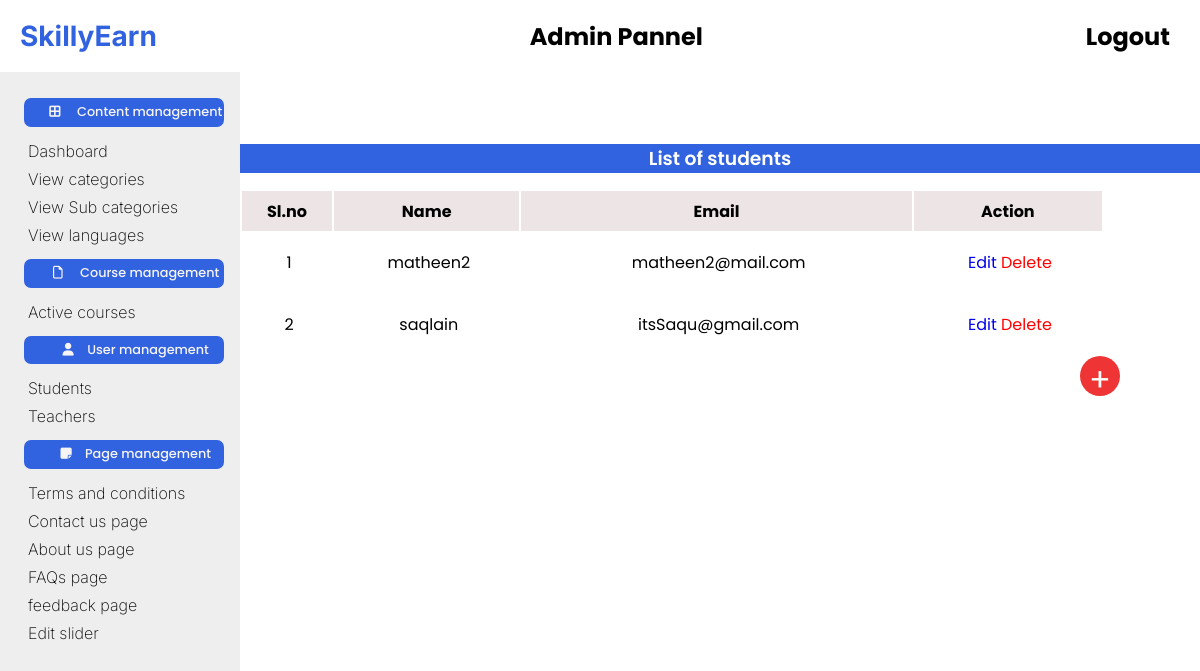
Screenshot of /admin/index.php?students (signed in) with the database file from the repository.
### tables this page shows
CREATE TABLE `student` (
  `stu_id` int(11) NOT NULL,
  `stu_name` varchar(255) NOT NULL,
  `stu_email` varchar(255) NOT NULL,
  `stu_pass` varchar(255) NOT NULL,
  `stu_img` text NOT NULL DEFAULT '../student/images/profileIMG/std1.jpg',
  `stu_occ` text NOT NULL DEFAULT 'Student'
);

### admin/students.php (the view, shortened to what this page needs)
<link rel="stylesheet" href="css/style2.css">
<?php
 if(isset($_SESSION['adminLogin'])){
    include_once("inc/db_con.php")
    ?>
    <div class="right">
        <h3>List of students</h3>
        <div class="course_table">
            <table>
                <tr>
                    <th>Sl.no</th>
                    <th>Name</th>
                    <th>Email</th>
                    <th>Action</th>
                </tr>
                <?php
                $i=1;
                $getCourse=$conn->prepare("SELECT * FROM student");
                $getCourse->setFetchMode(PDO::FETCH_ASSOC);
                $getCourse->execute();
                while($row=$getCourse->fetch()){
                    echo "
                    <tr>
                        <td>".$i++."</td>
                        <td>".$row['stu_name']."</td>
                        <td>".$row['stu_email']."</td>
                        <td>
                            <a href='inc/editStudent.php?id=".$row['stu_id']."' title='Edit'>Edit</a>
                            <a style='color:red' href='index.php?students&del_student=" . $row['stu_id'] . "' title='Delete'>Delete</a>
                        </td>
                    </tr>";
                }
                ?>
            </table>
        </div>
        <button class="addCbtn" name="addStuBtn"><a href="inc/addNewStudent.php">+</a></button>
    </div>
 <?php }
 else{
    header("location:../index.php");
 }
 ?>

### admin/css/style.css (style rules this page uses)
:root { --primary-color: #3162DF; --secondary-color: #0684DD; --grayC: rgb(69, 60, 60); }
* { margin: 0; padding: 0; box-sizing: border-box; font-family: 'Poppins', 'Inter', 'Times New Roman'; }
a { text-decoration: none; }
td { padding:2%; padding-left: 2.5%; }
h3 { background-color: var(--primary-color); color: white; margin-bottom: 1rem; }

### admin/css/style2.css (style rules this page uses)
.right { padding-top: 6%; width:80%; margin-left: 20%; height: 100vh; background-color:white; }
.right h3 { text-align: center; font-weight: 600; }
.course_table { width:90%; text-align: center; }
.course_table table { width:100%; align-items: center; }
.course_table table th { height:2.5rem; background-color: rgb(237, 229, 229); }
.addCbtn { margin-left: 70%; position: fixed; width:40px; height:40px; background-color: rgb(238, 52, 52); color:white; border-radius: 50px; font-size: xx-large; border: none; cursor: pointer; }
.addCbtn a { color:white; }

### rows the page displays
student: stu_name "matheen2", stu_email "matheen2@mail.com"
student: stu_name "saqlain", stu_email "itsSaqu@gmail.com"
